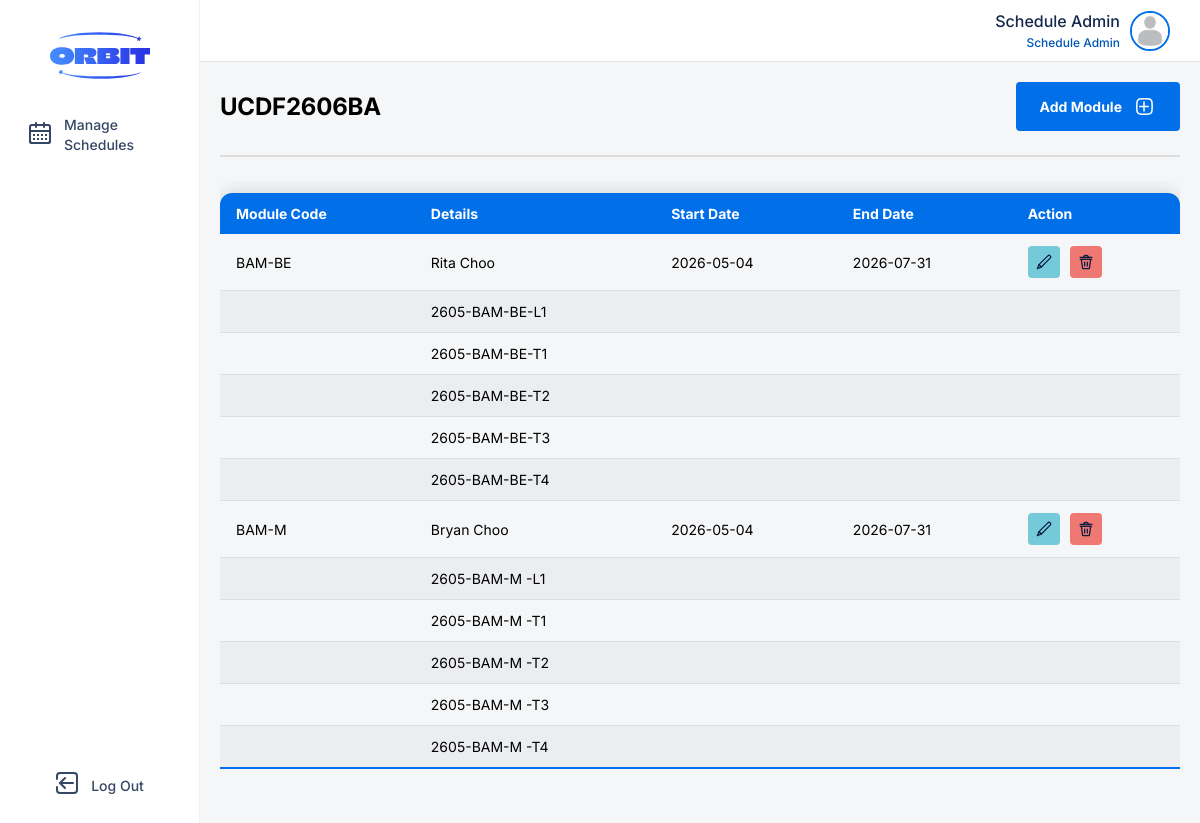
The page /client/src/pages/course-management/module-page.php?intake=UCDF2606BA (signed in) on the database its author committed.
### tables this page shows
CREATE TABLE IF NOT EXISTS `user` (
  `user_id` int NOT NULL AUTO_INCREMENT,
  `name` varchar(255) NOT NULL,
  `password` varchar(255) NOT NULL,
  `email` varchar(50) NOT NULL,
  `phone` varchar(15) NOT NULL,
  `picture` varchar(50) DEFAULT NULL,
  `role` varchar(20) NOT NULL,
  PRIMARY KEY (`user_id`)
);

CREATE TABLE IF NOT EXISTS `intake` (
  `intake_id` varchar(20) NOT NULL,
  `course_id` varchar(10) NOT NULL,
  `name` varchar(255) NOT NULL,
  `start_date` date NOT NULL,
  `total_register` int NOT NULL,
  `status` varchar(15) NOT NULL,
  PRIMARY KEY (`intake_id`),
  KEY `course_id` (`course_id`)
);

CREATE TABLE IF NOT EXISTS `course_module` (
  `course_module_id` int NOT NULL AUTO_INCREMENT,
  `module_id` varchar(20) NOT NULL,
  `lecturer_id` varchar(10) NOT NULL,
  `intake_id` varchar(20) NOT NULL,
  `start_date` date NOT NULL,
  `end_date` date NOT NULL,
  PRIMARY KEY (`course_module_id`),
  KEY `module_id` (`module_id`),
  KEY `lecturer_id` (`lecturer_id`),
  KEY `intake_id` (`intake_id`) USING BTREE
);

CREATE TABLE IF NOT EXISTS `module_group` (
  `module_group_id` varchar(25) NOT NULL,
  `course_module_id` int NOT NULL,
  `type` varchar(10) NOT NULL,
  PRIMARY KEY (`module_group_id`),
  KEY `course_module_id` (`course_module_id`)
);

### server/models/user.php (called while the page is built, shortened)
<?php
class User {
    private $connection;
    public function __construct($database) {
        $this->connection = $database;
    }
    public function getUser($userID):array {
        $result = [
            "error" => True,
            "id" => $userID,
            "name" => "",
            "password" => "",
            "email" => "",
            "phone" => "",
            "picture" => "",
            "role" => ""
        ];
        $sql = "SELECT * FROM user WHERE user_id = $userID;";
        $statement = mysqli_query($this->connection, $sql);
        $user = mysqli_fetch_array($statement);
        if ($user) {
            $result["error"] = False;
            $result["name"] = $user["name"];
            $result["password"] = $user["password"];
            $result["email"] = $user["email"];
            $result["phone"] = $user["phone"];
            $result["picture"] = $user["picture"];
            $result["role"] = $user["role"];
        }
        return $result;
    }
}
?>

### server/controllers/manage-user.php (called while the page is built, shortened)
<?php
require_once ROOT.MODELS.'/user.php';
class ManageUser {
    private $userEditor;
    private $lecturerEditor;
    public function __construct() {
        global $connect;
        $this->userEditor = new User($connect);
        $this->lecturerEditor = new Lecturer($connect);
    }
    public function get($id):array {
        $result = [
            "error" => True,
        ];
        $user = $this->userEditor->getUser($id);
        $result["error"] = $user["error"];
        if ($result["error"]) {
            return $result;
        } else {
            $result["userID"] = $user["id"];
            $result["name"] = $user["name"];
            $result["password"] = $user["password"];
            $result["email"] = $user["email"];
            $result["phone"] = $user["phone"];
            $result["picture"] = $user["picture"];
            $result["role"] = $user["role"];
            $role = $user["role"];
        }
        switch ($role) {
            case "Lecturer":
                $lecturer = $this->lecturerEditor->getLecturer($id);
                $result["error"] = $lecturer["error"];
                if (!$result["error"]) {
                    $result["lecturerID"] = $lecturer["lecturerID"];
                    $result["qualification"] = $lecturer["qualification"];
                    $result["status"] = $lecturer["status"];
                }
                break;
        }
        return $result;
    }
}
?>

### server/routes/user-management-route.php (called while the page is built, shortened)
<?php
require_once ROOT.CONTROLLERS.'/manage-user.php';
$manageUser = new ManageUser();
function getUser($id) {
    global $manageUser;
    $data = $manageUser->get($id);
    return $data;
}
?>

### server/routes/course-management-route.php (called while the page is built, shortened)
<?php
require_once ROOT . CONTROLLERS . '/manage-intake.php';
require_once ROOT . CONTROLLERS . '/manage-user.php';
require_once ROOT . CONTROLLERS . '/manage-course-module.php';
$manageIntake = new ManageIntake();
$manageCourseModule = new ManageCourseModule();
function getIntake($intakeID) {
    global $manageIntake;
    return $manageIntake->getIntake($intakeID);
}
function getCourseModuleList($intakeID) {
    global $manageCourseModule;
    return $manageCourseModule->getList($intakeID);
}
?>

### server/controllers/manage-intake.php (called while the page is built, shortened)
<?php
require_once ROOT . MODELS . '/intake.php';
class ManageIntake {
    private $intakeEditor;
    public function __construct() {
        global $connect;
        $this->intakeEditor = new Intake($connect);
    }
    public function getIntake($intakeID) {
        $result = $this->intakeEditor->getIntake($intakeID);
        if ($result["error"]) {
            return [];
        } else {
            return [
                "intakeID" => $result["intakeID"],
                "courseID" => $result["courseID"],
                "name" => $result["name"],
                "startDate" => $result["startDate"],
                "totalRegister" => $result["totalRegister"],
                "status" => $result["status"]];
        }
    }
}
?>

### server/models/intake.php (called while the page is built, shortened)
<?php
class Intake {
    private $connection;
    public function __construct($database) {
        $this->connection = $database;
    }
    public function getIntake($intakeID):array {
        $result = [
            "error" => True,
            "intakeID" => "",
            "courseID" => "",
            "name" => "",
            "startDate" => "",
            "totalRegister" => 0,
            "status" => ""
        ];
        $sql = "SELECT * FROM intake WHERE intake_id = '$intakeID';";
        $statement = mysqli_query($this->connection, $sql);
        $intake = mysqli_fetch_array($statement);
        if ($intake) {
            $result["intakeID"] = $intake["intake_id"];
            $result["courseID"] = $intake["course_id"];
            $result["name"] = $intake["name"];
            $result["startDate"] = $intake["start_date"];
            $result["totalRegister"] = $intake["total_register"];
            $result["status"] = $intake["status"];
            $result["error"] = False;
        }
        return $result;
    }
}
?>

### server/controllers/manage-course-module.php (called while the page is built, shortened)
<?php
require_once ROOT . MODELS . '/module-group.php';
require_once ROOT . MODELS . '/intake.php';
class ManageCourseModule {
    private $connection;
    private $moduleGroupEditor;
    public function __construct() {
        global $connect;
        $this->connection = $connect;
        $this->moduleGroupEditor = new ModuleGroup($connect);
    }
    public function getList($intakeID):array {
        $result = [];
        $sql = "SELECT * FROM course_module c
                LEFT JOIN lecturer l ON c.lecturer_id = l.lecturer_id
                LEFT JOIN user u ON l.user_id = u.user_id WHERE c.intake_id = '$intakeID';";
        $statement = mysqli_query($this->connection, $sql);
        while ($row = mysqli_fetch_array($statement)) {
            $moduleGroup = $this->moduleGroupEditor->getModuleGroup($row["course_module_id"]);
            $result[] = [
                "courseModuleID" => $row["course_module_id"],
                "lecturerID" => $row["lecturer_id"],
                "moduleID" => $row["module_id"],
                "name" => $row["name"],
                "intake" => $row['intake_id'],
                "startDate" => $row["start_date"],
                "endDate" => $row["end_date"],
                "group" => $moduleGroup
            ];
        }
        return $result;
    }
}
?>

### server/models/module-group.php (called while the page is built, shortened)
<?php
class ModuleGroup {
    private $connection;
    public function __construct($database) {
        $this->connection = $database;
    }
    public function getModuleGroup($courseModuleID) {
        $result = [];
        $sql = "SELECT * FROM module_group WHERE course_module_id = $courseModuleID;";
        $statement = mysqli_query($this->connection, $sql);
        while ($row = mysqli_fetch_array($statement)) {
            $result[] = [
                "moduleGroupID" => $row["module_group_id"],
                "type" => $row["type"]
            ];
        }
        return $result;
    }
}
?>

### client/src/features/course-management/course-module-component.php (the view, shortened to what this page needs)
<?php
function renderTable($courseModuleList, $intakeID)
{
?>
    <div class="table-container">
    <table class="users-table">
        <thead>
            <tr>
                <th>Module Code</th>
                <th>Details</th>
                <th>Start Date</th>
                <th>End Date</th>
                <th>Action</th>
            </tr>
        </thead>
        <tbody>
            <?php foreach ($courseModuleList as $courseModule):
            ?>
                <tr>
                    <td><?php echo $courseModule['moduleID']; ?></td>
                    <td><?php echo $courseModule['name']; ?></td>
                    <td><?php echo $courseModule['startDate']; ?></td>
                    <td><?php echo $courseModule['endDate']; ?></td>
                    <td>
                        <form class="actions" method="post" action="<?php echo PAGES ?>/course-management/module-page.php?intake=<?php echo $intakeID; ?>">
                            <button class="action-btn" id="edit-btn" name="edit" type="submit">
                            </button>
                            <button class="action-btn" id="delete-btn" name="delete" type="submit">
                            </button>
                        </form>
                    </td>
                </tr>
                <?php foreach ($courseModule['group'] as $row) { ?>
                    <tr>
                        <td></td>
                        <td><?php echo $row['moduleGroupID']; ?></td>
                        <td></td>
                        <td></td>
                        <td>
                        </td>
                    </tr>
            <?php } endforeach; ?>
        </tbody>
    </table>
    </div>
<?php
}
?>

### client/src/shared/navigation-bar/admin-nav-bar.php (shortened to what this page needs)
<?php
function renderNavItem($name, $iconFilename, $link, $pageId)
{
    $activeClass = (isset($_SESSION['currentPage']) && $_SESSION['currentPage'] == $pageId) ? 'active' : '';
    echo "<li class='nav-item {$activeClass}' id='{$pageId}'>";
    echo "<a href='{$link}'>";
    echo "<div class='icon'>";
    echo "</div>";
    echo "<span>{$name}</span>";
    echo "</a>";
    echo "</li>";
}
function renderNavBar()
{
    $userRole = $_SESSION['role'] ?? 'guest';
    echo '<div class="nav-bar">';
    echo '<div class="logo-wrapper">';
    echo '<img class="logo" src="' . ASSETS . '/icons/orbit-logo.svg" alt="Orbit Logo">';
    echo '</div>';
    echo '<div class="nav-wrapper">';
    echo '<ul class="nav-list">';
    switch ($userRole) {
        case 'Schedule Admin':
            $dashboardPath = PAGES . "/schedule-management/dashboard.php";
            renderNavItem('Manage Schedules', 'calendar-icon.svg', $dashboardPath, 'manageschedules');
            break;
    }
    echo '</ul>';
    echo '</div>';
    if ($userRole !== 'guest') {
        echo '<ul class="nav-list logout-section">';
        echo '</ul>';
    }
    echo '</div>';
}
function renderContentTopBar($name, $role, $profileImg = UPLOADS . '/default-profile.png') {
    echo '<div class="top-bar">';
    echo '<div class="profile" onClick="openModal(\'userProfileView\')">';
    echo '<div class="name-and-role">';
    echo '<span class="username">' . htmlspecialchars($name) . '</span>';
    echo '<span class="role">' . htmlspecialchars($role) . '</span>';
    echo '</div>';
    echo '<div class="profile-img-container">';
    echo '<img src="' . $profileImg . '" alt="Profile Image" class="profile-img">';
    echo '</div>';
    echo '</div>';
    echo '</div>';
}
?>

### client/src/pages/course-management/module-page.php (shortened to what this page needs)
<?php
include_once ROOT . COMPONENTS . '/header.php';
include_once ROOT . COMPONENTS . '/footer.php';
require_once ROOT . NAVIGATION . '/admin-nav-bar.php';
require_once ROOT . SERVICES . '/manage-course-service.php';
require_once ROOT . FEATURES . '/course-management/course-module-component.php';
$user = getUser($_SESSION['userID']);
$name = $user['name'];
$role = $user['role'];
renderNavBar();
renderContentTopBar($name, $role);
if (isset($_GET['intake'])) {
    $intake = getIntake($_GET['intake']);
} else {
    header('Location: ' . INDEX);
    exit();
}
?>
<div class="page-content">
    <div class="manage-users-container">
        <div class="title-btn-wrapper">
            <span class="manage-users-header"><?php echo $intake['intakeID']; ?></span>
            <div class="add-user-btn" onclick="openModal('addCourseModuleForm')">
                <span class="btn-text">
                    Add Module
                </span>
            </div>
        </div>
        <hr class="divider">
        <?php
        $courseModuleList = getCourseModuleList($intake['intakeID']);
        renderTable($courseModuleList, $intake['intakeID']);
        ?>
    </div>
</div>

### client/src/styles/global.css (style rules this page uses)
*, *::before, *::after { margin: 0; padding: 0; box-sizing: border-box; font-family: "Inter", sans-serif; }

### client/src/styles/modal.css (style rules this page uses)
:root { --text-highlight: #007aff; --link-hover: #0057b5; --heading-2-color: #354764; --heading-color: #091e42; --id-bg-text: #dfe2e6; --id-text: #4a4a4b; --light-shadow: rgba(0, 0, 0, 0.1); --overlay-bg: rgba(0, 0, 0, 0.2); --profile-border: #007aff; }

### client/src/styles/admin-nav-bar.css (style rules this page uses)
.nav-bar { display: flex; position: sticky; top: 0px; left: 0px; flex-direction: column; align-items: center; height: 100vh; width: fit-content; min-width: 200px; padding: 32px 16px; background: white; border-right: 1px solid #f0f0f0; z-index: 999; }
.logo { width: 100px; height: auto; flex-shrink: 0; aspect-ratio: 135/64; }
.icon { width: 24px; height: auto; aspect-ratio: 1/1; }
.nav-wrapper { flex: 1; display: flex; flex-direction: column; margin-top: 24px; }
.nav-list { padding: 0; margin: 0; list-style: none; display: flex; flex-direction: column; gap: 8px; }
.nav-item { list-style: none; list-style-type: none; }
.nav-item a { display: flex; padding: 8px 12px; align-items: center; gap: 12px; align-self: stretch; border-radius: var(--Container-corner-radius, 4px); text-decoration: none; color: var(--Foundation-Neutral-N600, #354764); font-family: Inter; font-size: 14px; font-style: normal; font-weight: 500; line-height: 20px; transition: 0.1s; }

### client/src/styles/admin-top-bar.css (style rules this page uses)
body { background-color: #F5F6F7; }
.top-bar { position: fixed; top: 0; left: 0; width: 100%; height: 62px; display: flex; flex-direction: column; justify-content: center; padding: 0px 20px; align-items: flex-end; gap: 20px; border-bottom: 0.5px solid rgba(0, 0, 0, 0.1); background: #fff; }
.profile { display: flex; flex-direction: row; align-items: center; justify-content: flex-end; padding: 10px; gap: 10px; cursor: pointer; border-radius: 4px; transition: 0.2s ease; }
.profile-img-container { width: 40px; height: 40px; flex-shrink: 0; }
.profile-img { width: 100%; height: 100%; border-radius: 50%; object-fit: cover; border: 2px solid var(--Foundation-Blue-blue-600, #006fe8); }
.name-and-role { display: flex; flex-direction: column; align-items: flex-end; gap: 4px; }
.username { color: var(--Foundation-Neutral-N800, #15294b); text-align: center; font-family: Inter; font-size: 16px; font-style: normal; font-weight: 500; line-height: normal; }
.role { color: var(--Foundation-Blue-blue-700, #0057b5); text-align: center; font-family: Inter; font-size: 12px; font-style: normal; font-weight: 500; line-height: normal; }

### client/src/styles/form.css (style rules this page uses)
:root { --primary-blue: #2563eb; --bg-subtle: rgba(245, 246, 247, 0.8); --border-color: #e2e8f0; --text-main: #1e293b; --text-muted: #64748b; }

### rows shown on the page
user: role "Schedule Admin"
intake: intake_id "UCDF2606BA"
course_module: module "BAM-BE", user.name "Rita Choo", start_date "2026-05-04", end_date "2026-07-31"
module_group: module_group_id "2605-BAM-BE-L1"
module_group: module_group_id "2605-BAM-BE-T1"
module_group: module_group_id "2605-BAM-BE-T2"
module_group: module_group_id "2605-BAM-BE-T3"
module_group: module_group_id "2605-BAM-BE-T4"
course_module: module "BAM-M", user.name "Bryan Choo", start_date "2026-05-04", end_date "2026-07-31"
module_group: module_group_id "2605-BAM-M -L1"
module_group: module_group_id "2605-BAM-M -T1"
module_group: module_group_id "2605-BAM-M -T2"
module_group: module_group_id "2605-BAM-M -T3"
module_group: module_group_id "2605-BAM-M -T4"

### other values the page prints
$name "Manage Schedules Log Out"
$role "Schedule Admin"
